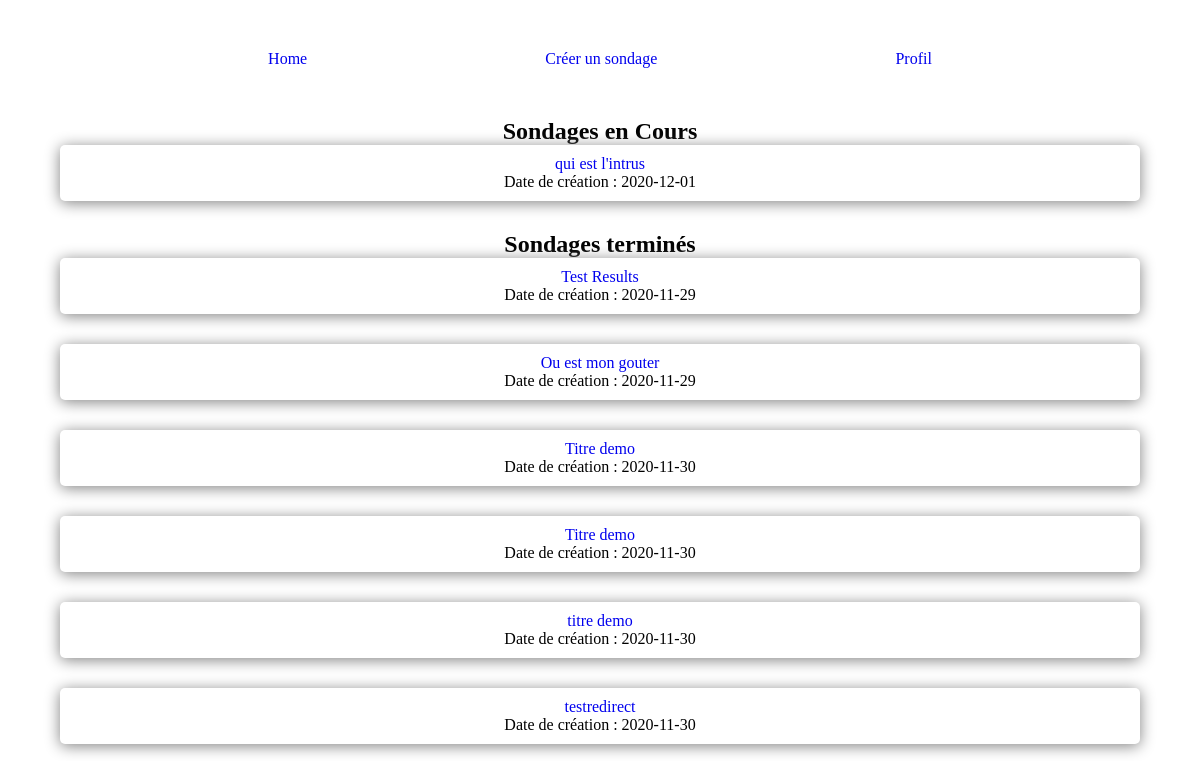
The page / on the database its author committed.
### tables this page shows
CREATE TABLE `sondages` (
  `sondage_id` int(11) NOT NULL,
  `sondage_title` varchar(255) NOT NULL,
  `sondage_question1` varchar(255) NOT NULL,
  `sondage_question2` varchar(255) NOT NULL,
  `sondage_question3` varchar(255) NOT NULL,
  `sondage_question4` varchar(255) NOT NULL,
  `creation_date` date NOT NULL,
  `status_sondage` varchar(5) NOT NULL,
  `sondage_creator` int(11) NOT NULL
);

### Autoloader.php (called while the page is built, shortened)
<?php
class Autoloader
{
    public static function autoload($class)
    {
        $class = str_replace("\\", "/", $class);
    }
}

### Core/Config/Config.php (called while the page is built)
<?php
$dbconfig = [
    "host" => "mysql:host=localhost:3306;dbname=project-poo",
    "login" => "root",
    "pass" => "",
    "options" => array(
        PDO::ATTR_ERRMODE => PDO::ERRMODE_WARNING,
        PDO::MYSQL_ATTR_INIT_COMMAND => 'SET NAMES utf8'
    ),
];

### Core/Database.php (called while the page is built, shortened)
<?php
class Database{
    function __construct()
    {
        try {
            require "Config/Config.php";
            $this->host = $dbconfig["host"];
            $this->login = $dbconfig["login"];
            $this->pass = $dbconfig["pass"];
            $this->options = $dbconfig["options"];
            $this->pdo = new \PDO ($this->host, $this->login, $this->pass, $this->options);
        } catch (\PDOException $e) {
            return $e->getMessage();
        }
    }
}

### App/Sondage.php (called while the page is built, shortened)
<?php
class Sondage extends Database
{
    function getActiveSonds()
    {
        $query = $this->pdo->query("SELECT * FROM sondages WHERE status_sondage = 'On'");
        $response = $query->fetchAll(\PDO::FETCH_OBJ);
        return ($response);
    }
    function getInactiveSonds()
    {
        $query = $this->pdo->query("SELECT * FROM sondages WHERE status_sondage = 'Off'");
        $response = $query->fetchAll(\PDO::FETCH_OBJ);
        return ($response);
    }
}

### Public/index.php (the view, shortened to what this page needs)
<?php
    require "../Autoloader.php";
    require "header.php";
    $sondages = new Sondage();
?>
<section class="all-sondages">
    <h2>Sondages en Cours</h2>
    <?php
        $actSond = $sondages->getActiveSonds();
        foreach ($actSond as $key) {
            echo " <article class='link-container'>
                        <a href='sondPage.php?id=$key->sondage_id'>$key->sondage_title</a>
                        <p>Date de création : $key->creation_date</p>
                    </article>";
        }
    ?>
    <h2>Sondages terminés</h2>
    <?php
        $unSond = $sondages->getInactiveSonds();
        foreach ($unSond as $key) {
            echo " <article class='link-container'>
                        <a href='sondPage.php?id=$key->sondage_id'>$key->sondage_title</a>
                        <p>Date de création : $key->creation_date</p>
                    </article>" ;
        }
    ?>
</section>
<?php
require "footer.php";

### Public/header.php (shortened to what this page needs)
<!DOCTYPE html>
<html lang="fr">
<head>
    <link rel="stylesheet" href="../css/style.css">
</head>
<body>
    <header>
        <nav>
            <ul>
                <li><a href="index.php">Home</a></li>
                <li><a href="create.php">Créer un sondage</a></li>
                <li><a href="profil.php">Profil</a></li>
            </ul>
        </nav>
    </header>

### Public/footer.php (shortened to what this page needs)
<footer>
</footer>
</body>
</html>

### css/style.css (style rules this page uses)
* { margin: 0; padding: 0; box-sizing: border-box; }
a { text-decoration: none; }
li { display: inline; padding: 0 20px; }
section { width: 100%; text-align: center; display: flex; flex-direction: column; align-items: center; }
.link-container { width: 90%; text-align: center; padding: 10px; box-shadow: 0px 2px 15px grey; border-radius: 5px; margin-bottom: 30px; }

### css/header.css (style rules this page uses)
header { padding: 50px; display: flex; justify-content: center; }
header nav { width: 100%; }
header ul { display: flex; justify-content: space-evenly; }

### css/footer.css (style rules this page uses)
footer { padding: 50px; display: flex; justify-content: center; position: fixed; bottom: 0; width: 100%; }

### rows shown on the page
sondages: sondage_title "qui est l'intrus", creation_date "2020-12-01"
sondages: sondage_title "Test Results", creation_date "2020-11-29"
sondages: sondage_title "Ou est mon gouter", creation_date "2020-11-29"
sondages: sondage_title "Titre demo", creation_date "2020-11-30"
sondages: sondage_title "Titre demo", creation_date "2020-11-30"
sondages: sondage_title "titre demo", creation_date "2020-11-30"
sondages: sondage_title "testredirect", creation_date "2020-11-30"
